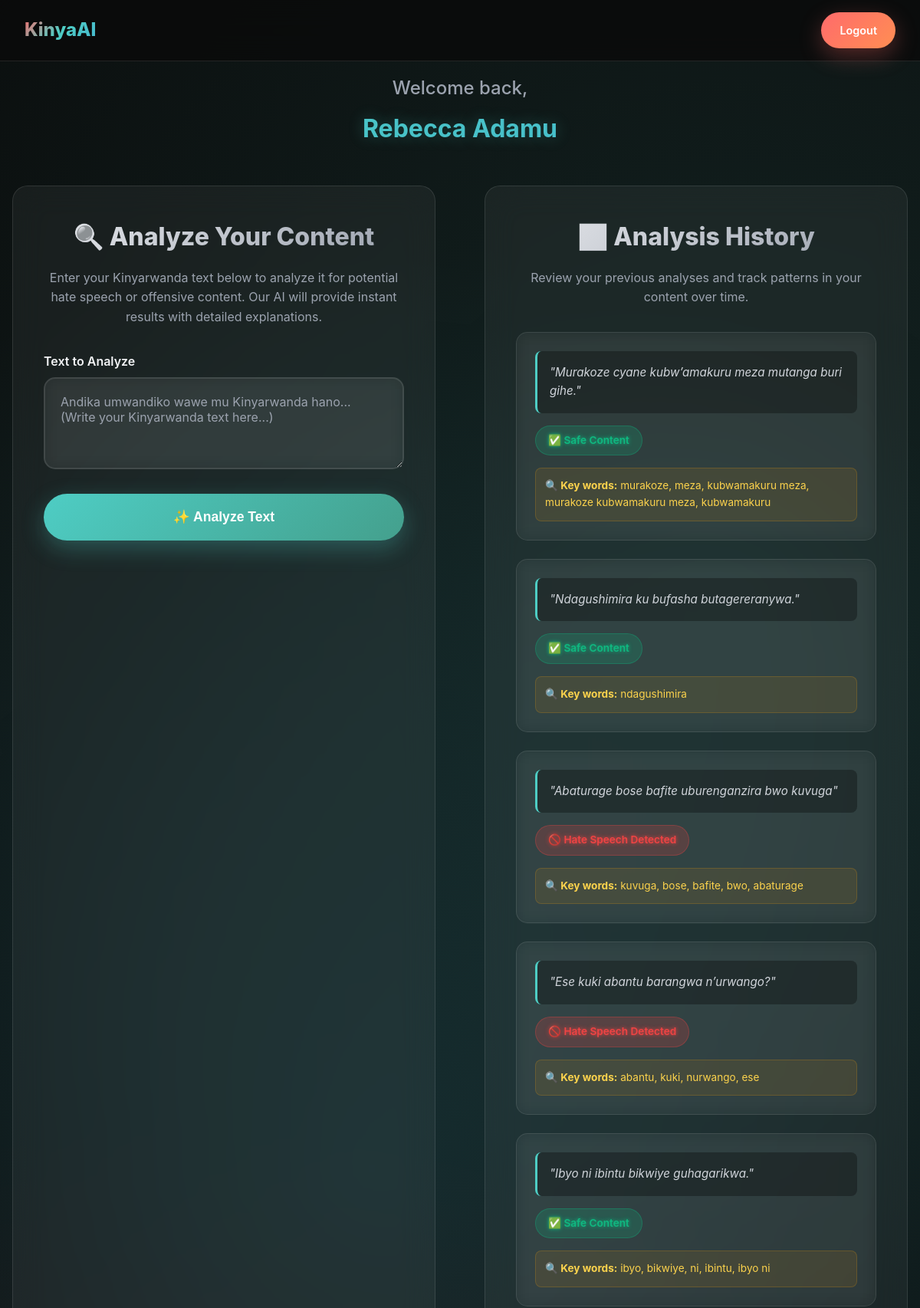
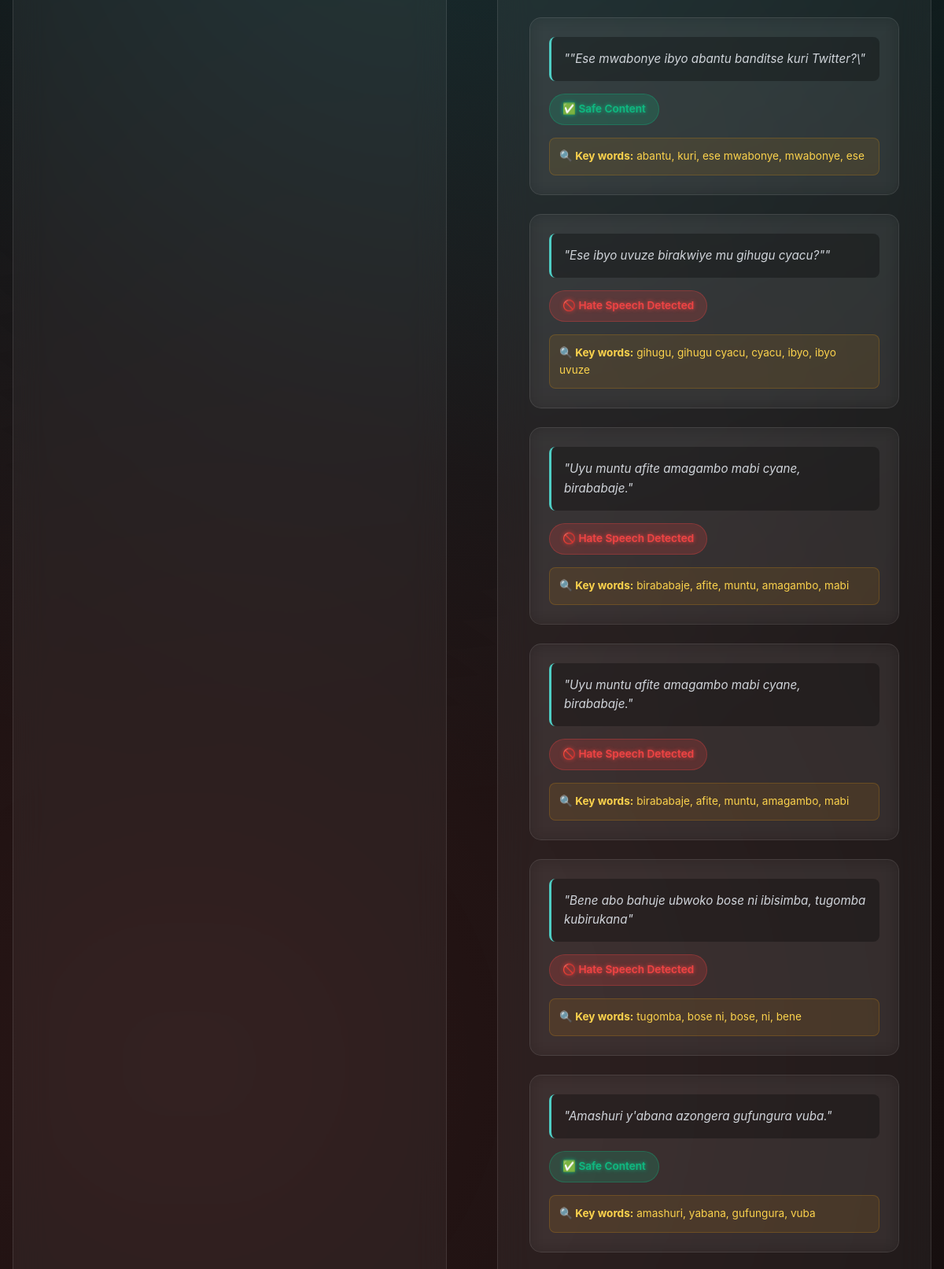
The app's page /dashboard (signed in, upper part) with its own data (2 pictures, top to bottom).
### app.py (models this page shows)
class User(UserMixin, db.Model):
    id = db.Column(db.Integer, primary_key=True)
    full_name = db.Column(db.String(100), nullable=False)
    username = db.Column(db.String(100), unique=True, nullable=False)
    email = db.Column(db.String(120), unique=True, nullable=False)
    password_hash = db.Column(db.String(200), nullable=True)  # Allow null for Google OAuth users
    is_verified = db.Column(db.Boolean, default=False)
    verification_code = db.Column(db.String(10), nullable=True)
    role = db.Column(db.String(20), default="user")
    oauth_provider = db.Column(db.String(50), nullable=True)  # Track OAuth provider
    google_id = db.Column(db.String(100), nullable=True)  # Store Google user ID

class AnalysisHistory(db.Model):
    id = db.Column(db.Integer, primary_key=True)
    user_id = db.Column(db.Integer, db.ForeignKey('user.id'), nullable=True)  # Allow anonymous access
    tweet_text = db.Column(db.Text, nullable=False)
    predicted_label = db.Column(db.String(50))
    explanation_words = db.Column(db.String(300))
    timestamp = db.Column(db.DateTime, default=datetime.utcnow)
    source = db.Column(db.String(50), default="web")  # Track source: web, extension, api

### app.py (the view, shortened to what this page needs)
@app.route('/dashboard', methods=['GET', 'POST'])
@login_required
def dashboard():
    if current_user.role != "user":
        return redirect(url_for('moderator_dashboard'))
    result, explanation_words, raw_text = None, [], ""
    history = AnalysisHistory.query.filter_by(user_id=current_user.id).order_by(AnalysisHistory.timestamp.desc()).all()
    return render_template("dashboard.html", result=result, text=raw_text, explanation=explanation_words, history=history)

### app.py (called while the page is built)
@login_manager.user_loader
def load_user(user_id):
    return db.session.get(User, int(user_id))

@app.before_request
def rate_limit():
    if request.endpoint == 'api_analyze_public':
        return
    if current_user.is_authenticated:
        uid = current_user.id
        now = time.time()
        window = 60
        max_requests = 10
        timestamps = user_last_requests.get(uid, [])
        timestamps = [t for t in timestamps if now - t < window]
        if len(timestamps) >= max_requests:
            abort(429, description="Rate limit exceeded. Try again shortly.")
        timestamps.append(now)
        user_last_requests[uid] = timestamps

### templates/dashboard.html (shortened to what this page needs)
<!DOCTYPE html>
<html lang="en">
<head>
  <link rel="stylesheet" href="{{ url_for('static', filename='css/dashboard.css') }}">
</head>
<body>
  <div class="bg-animation"></div>
  <nav>
    <div class="nav-container">
      <div class="logo">KinyaAI</div>
      <a href="{{ url_for('logout') }}" class="logout-btn">Logout</a>
    </div>
  </nav>
  <div class="container">
    <div class="welcome-section fade-in">
      <div class="welcome-text">Welcome back,</div>
      <div class="user-name">{{ current_user.full_name }}</div>
    </div>
    <div class="main-content">
      <div class="analysis-section fade-in">
        <h2 class="section-title">🔍 Analyze Your Content</h2>
        <p class="section-description">
          Enter your Kinyarwanda text below to analyze it for potential hate speech or offensive content.
          Our AI will provide instant results with detailed explanations.
        </p>
        <form method="POST" id="analysisForm">
          <div class="form-group">
            <label for="text" class="form-label">Text to Analyze</label>
            <textarea name="tweet" id="text" class="form-textarea"
              placeholder="Andika umwandiko wawe mu Kinyarwanda hano... (Write your Kinyarwanda text here...)"
              required>{{ tweet }}</textarea>
          </div>
          <button type="submit" class="analyze-btn" id="analyzeBtn">
            <span id="btnText">✨ Analyze Text</span>
          </button>
        </form>
      </div>
      <div class="history-section fade-in">
        <h2 class="section-title">📊 Analysis History</h2>
        <p class="section-description">
          Review your previous analyses and track patterns in your content over time.
        </p>
        <div class="history-grid">
          {% if history %}
          {% for item in history %}
          <div class="history-item">
            <div class="history-text">
              "{{ item.tweet_text }}"
            </div>
            <div class="history-result">
              <span class="history-label {{ 'label-safe' if item.predicted_label == 'normal' else 'label-flagged' }}">
                {% if item.predicted_label == 'normal' %}
                ✅ Safe Content
                {% elif item.predicted_label == 'offensive' %}
                ⚠️ Offensive Content
                {% elif item.predicted_label == 'hate' %}
                🚫 Hate Speech Detected
                {% else %}
                ⚠️ {{ item.predicted_label|title }}
                {% endif %}
              </span>
            </div>
            {% if item.explanation_words %}
            <div class="history-explanation">
              <strong>🔍 Key words:</strong> {{ item.explanation_words }}
            </div>
            {% endif %}
          </div>
          {% endfor %}
          {% else %}
          <div class="no-history">
            <p>✨ No analysis history yet. Start by analyzing some text above!</p>
          </div>
          {% endif %}
        </div>
      </div>
    </div>
  </div>
</body>
</html>

### records on screen
User: full_name "Rebecca Adamu"
AnalysisHistory: tweet_text "Murakoze cyane kubw’amakuru meza mutanga buri gihe.", predicted_label "✅ Safe Content", explanation_words "murakoze, meza, kubwamakuru meza, murakoze kubwamakuru meza, kubwamakuru"
AnalysisHistory: tweet_text "Ndagushimira ku bufasha butagereranywa.", predicted_label "✅ Safe Content", explanation_words "ndagushimira"
AnalysisHistory: tweet_text "Abaturage bose bafite uburenganzira bwo kuvuga", predicted_label "🚫 Hate Speech Detected", explanation_words "kuvuga, bose, bafite, bwo, abaturage"
AnalysisHistory: tweet_text "Ese kuki abantu barangwa n’urwango?", predicted_label "🚫 Hate Speech Detected", explanation_words "abantu, kuki, nurwango, ese"
AnalysisHistory: tweet_text "Ibyo ni ibintu bikwiye guhagarikwa.", predicted_label "✅ Safe Content", explanation_words "ibyo, bikwiye, ni, ibintu, ibyo ni"
AnalysisHistory: tweet_text "\"Ese mwabonye ibyo abantu banditse kuri Twitter?\\", predicted_label "✅ Safe Content", explanation_words "abantu, kuri, ese mwabonye, mwabonye, ese"
AnalysisHistory: tweet_text "Ese ibyo uvuze birakwiye mu gihugu cyacu?\"", predicted_label "🚫 Hate Speech Detected", explanation_words "gihugu, gihugu cyacu, cyacu, ibyo, ibyo uvuze"
AnalysisHistory: tweet_text "Uyu muntu afite amagambo mabi cyane, birababaje.", predicted_label "🚫 Hate Speech Detected", explanation_words "birababaje, afite, muntu, amagambo, mabi"
AnalysisHistory: tweet_text "Uyu muntu afite amagambo mabi cyane, birababaje.", predicted_label "🚫 Hate Speech Detected", explanation_words "birababaje, afite, muntu, amagambo, mabi"
AnalysisHistory: tweet_text "Bene abo bahuje ubwoko bose ni ibisimba, tugomba kubirukana", predicted_label "🚫 Hate Speech Detected", explanation_words "tugomba, bose ni, bose, ni, bene"
AnalysisHistory: tweet_text "Amashuri y'abana azongera gufungura vuba.", predicted_label "✅ Safe Content", explanation_words "amashuri, yabana, gufungura, vuba"
